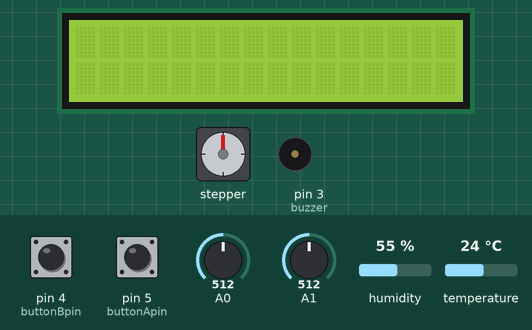
Recording of a sketch running on a simulated Arduino Uno, built with avr-gcc and run on an emulated ATmega328P. Shown: 16×2 character LCD, stepper motor, buzzer (waves = sounding). Inputs (shaded band) come from the test bench; at power-on: temperature 24 °C, A0 = 512, pin 4 (buttonBpin) HIGH, pin 5 (buttonApin) HIGH, A1 = 512, humidity 55 %. Stepper angles assume 2048 steps per turn; what the sketch prints to the serial monitor is not drawn.

Above: at 1.2 s.
1.3 s: temperature set to 12 °C
At 5.5 s:
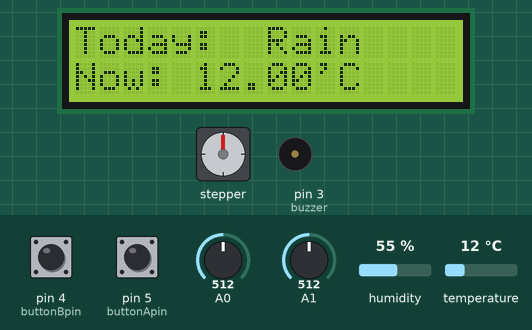
7.8 s: A0 set to 816
13.8 s: A0 set to 842
At 18.1 s:
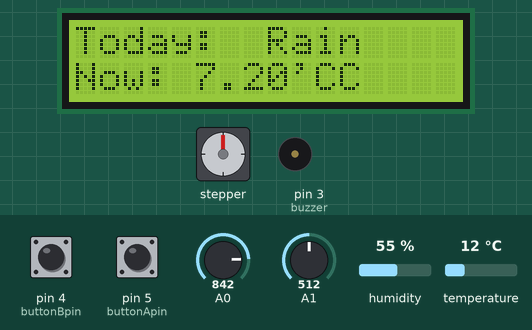
27.1 s: temperature set to 28 °C
At 35.2 s:
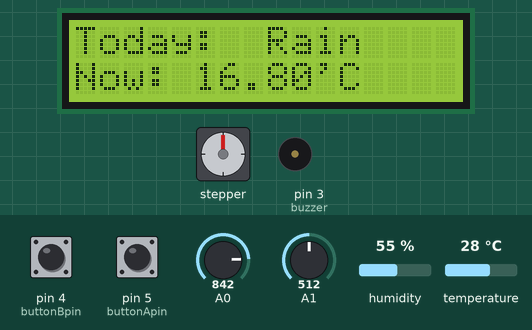
Timing chart, 0 to 36.0 s (numbered marks = the images above; inputs shaded):
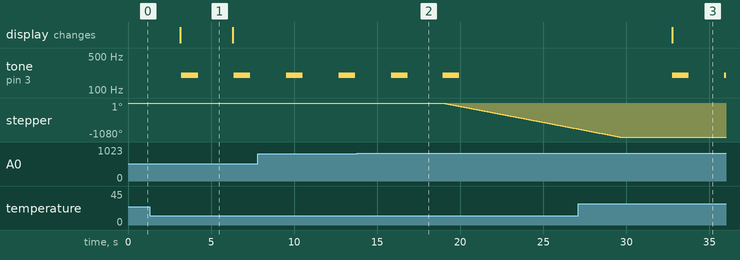

The sketch:

Smart_Window.ino
```cpp
#include <Stepper.h>
#include <DHT11.h>
#include <LiquidCrystal_I2C.h>
#include <Wire.h>
LiquidCrystal_I2C lcd(0x3F, 16, 2); // 0x3F I2C 주소를 가지고 있는 16x2 LCD객체를 생성합니다.

DHT11 dht11(2);
const int stepvalue=2048;
Stepper stepper(stepvalue, 10, 8, 9, 7); // stepper객체 설정, 연결 핀 : IN4, IN2, IN3, IN1

int rain_state=0,gas_state=0,tem_state=0; //센서 상태
int now_state=0; // 창문이 닫혀있으면 0, 열려있으면 1
int rain_value, sum_rain =0;
int gas_value, sum_gas=0;
float tem_value, sum_tem=0;
float humi, temp;
int buzzer = 3;
int buttonApin = 5;
int buttonBpin = 4;

void setup() {
  Serial.begin(9600); // 시리얼 통신 시작
  stepper.setSpeed(17); // 모터 속도
  lcd.init(); //I2C LCD를 초기화
  lcd.backlight(); //I2C LCD의 백라이트 on
  pinMode (buzzer, OUTPUT);
  pinMode (buttonApin, INPUT_PULLUP);
  pinMode (buttonBpin, INPUT_PULLUP);
}

void loop() {

  if(digitalRead(buttonApin) == LOW){
    if(now_state ==0){
      Serial.println("스위치로 창문열림");
      for(int i =0; i<3; i++){
        stepper.step(-stepvalue); //창문열림
    }
      now_state = 1;
    }
  }

  if(digitalRead(buttonBpin) == LOW){
    if(now_state ==1){
      Serial.println("스위치로 창문닫힘");
      for(int i =0; i<3; i++){
        stepper.step(stepvalue); //창문닫기
      }
      now_state = 0;
    }
  }
  for(int i=0; i<3; i++){
    rain_value = analogRead(A0); // 빗방울 데이터 읽기
    gas_value = analogRead(A1); // 가스 데이터 읽기
    dht11.read(humi, temp); //온도 데이터 읽기
    tem_value = temp;

    sum_rain += rain_value;
    sum_gas += gas_value;
    sum_tem += tem_value;
    delay(1000);
  }
  rain_value = sum_rain/5; //5초간의 데이터 평균 값
  gas_value = sum_gas/5;
  tem_value = sum_tem/5;

  lcd.setCursor(0,0);
  lcd.print("Today: ");
  lcd.print(" Rain ");

  lcd.setCursor(0,1);
  lcd.print("Now: ");
  lcd.print(tem_value);
  lcd.print("'C");

  Serial.println("");
  Serial.println("센서 감지");
  Serial.print("rain - ");
  Serial.println(rain_value);
  Serial.print("gas - ");
  Serial.println(gas_value);
  Serial.print("tem - ");
  Serial.println(tem_value);

  if(rain_value < 500){
    Serial.println("빗물이 감지 됐습니다.");
    rain_state = 1; // 비가온다.
  }
  if(gas_value > 170){
    Serial.println("가스누출이 감지 됐습니다.");
    gas_state = 1; // 가스농도 상승
    tone(buzzer, 200, 1000);
  }
  if(tem_value > 15){
    Serial.println("온도상승");
    tem_state = 1; // 실내온도 상승
  }

  if(now_state ==1 && rain_state ==1){ //창문이 열려있고 비가 올경우
    for(int i =0; i<3; i++){
      stepper.step(stepvalue); //창문닫기
    }
    Serial.println("창문닫힘");
    now_state = 0;
  }

  if(now_state ==0 && rain_state ==0 && (gas_state ==1 || tem_state ==1)){ //창문이 닫혀있고 온도상승,가스누출 경우 (비가 오면 열지 않음)
    for(int i =0; i<3; i++){
      stepper.step(-stepvalue); //창문열기
     }
    Serial.println("창문열림");
    now_state = 1;
}
    //Serial.println(now_state);

  // 변수 값 초기화
  rain_state=0;
  gas_state=0;
  tem_state=0;
  sum_rain = 0;
  sum_gas = 0;
  sum_tem = 0;

}
```

Measured:
- the behaviour switches between 833 and 834 on A0 (found by bisection; images 1 and 2)
- after the input at 1.3 s, the display: changes after 1.9 s (image 1)
- after the input at 13.8 s, tone on pin 3 (buzzer): goes on until 20.0 s, then stays silent; stepper: keeps turning counter-clockwise at about 101°/s, starting after 5.2 s
- after the input at 27.1 s, the display: changes after 5.7 s (image 3)
- by itself, tone on pin 3 (buzzer): alternates 200 Hz for 1.0 s and silent for 2.2 s
- what the display in image 1 shows lasts 3.1 s, from 3.2 s to 6.3 s
